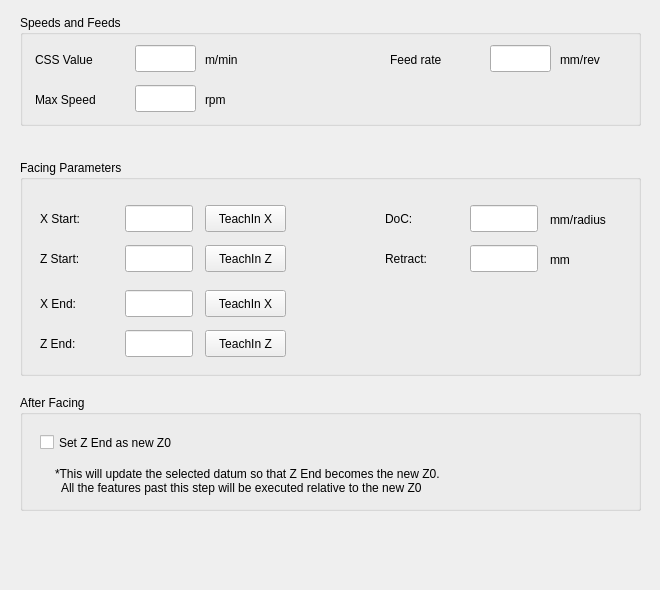
<?xml version="1.0" encoding="UTF-8"?>
<ui version="4.0">
 <class>Form</class>
 <widget class="QWidget" name="Form">
  <property name="geometry">
   <rect>
    <x>0</x>
    <y>0</y>
    <width>660</width>
    <height>590</height>
   </rect>
  </property>
  <property name="windowTitle">
   <string>Form</string>
  </property>
  <widget class="QGroupBox" name="groupBox_10">
   <property name="geometry">
    <rect>
     <x>20</x>
     <y>15</y>
     <width>621</width>
     <height>111</height>
    </rect>
   </property>
   <property name="title">
    <string>Speeds and Feeds</string>
   </property>
   <widget class="QLabel" name="label_12">
    <property name="geometry">
     <rect>
      <x>15</x>
      <y>35</y>
      <width>86</width>
      <height>19</height>
     </rect>
    </property>
    <property name="styleSheet">
     <string notr="true">font: 11pt &quot;Noto Sans&quot;;</string>
    </property>
    <property name="text">
     <string>CSS Value</string>
    </property>
   </widget>
   <widget class="QLineEdit" name="cssValue">
    <property name="geometry">
     <rect>
      <x>115</x>
      <y>30</y>
      <width>61</width>
      <height>27</height>
     </rect>
    </property>
   </widget>
   <widget class="QLabel" name="label_13">
    <property name="geometry">
     <rect>
      <x>185</x>
      <y>35</y>
      <width>56</width>
      <height>19</height>
     </rect>
    </property>
    <property name="styleSheet">
     <string notr="true">font: 11pt &quot;Noto Sans&quot;;</string>
    </property>
    <property name="text">
     <string>m/min</string>
    </property>
   </widget>
   <widget class="QLineEdit" name="maxSpeed">
    <property name="geometry">
     <rect>
      <x>115</x>
      <y>70</y>
      <width>61</width>
      <height>27</height>
     </rect>
    </property>
   </widget>
   <widget class="QLabel" name="label_14">
    <property name="geometry">
     <rect>
      <x>15</x>
      <y>75</y>
      <width>81</width>
      <height>19</height>
     </rect>
    </property>
    <property name="styleSheet">
     <string notr="true">font: 11pt &quot;Noto Sans&quot;;</string>
    </property>
    <property name="text">
     <string>Max Speed</string>
    </property>
   </widget>
   <widget class="QLabel" name="label_15">
    <property name="geometry">
     <rect>
      <x>185</x>
      <y>75</y>
      <width>51</width>
      <height>19</height>
     </rect>
    </property>
    <property name="styleSheet">
     <string notr="true">font: 11pt &quot;Noto Sans&quot;;</string>
    </property>
    <property name="text">
     <string>rpm</string>
    </property>
   </widget>
   <widget class="QLabel" name="label_16">
    <property name="geometry">
     <rect>
      <x>370</x>
      <y>35</y>
      <width>81</width>
      <height>19</height>
     </rect>
    </property>
    <property name="styleSheet">
     <string notr="true">font: 11pt &quot;Noto Sans&quot;;</string>
    </property>
    <property name="text">
     <string>Feed rate</string>
    </property>
   </widget>
   <widget class="QLabel" name="label_17">
    <property name="geometry">
     <rect>
      <x>540</x>
      <y>35</y>
      <width>66</width>
      <height>19</height>
     </rect>
    </property>
    <property name="styleSheet">
     <string notr="true">font: 11pt &quot;Noto Sans&quot;;</string>
    </property>
    <property name="text">
     <string>mm/rev</string>
    </property>
   </widget>
   <widget class="QLineEdit" name="feedRate">
    <property name="geometry">
     <rect>
      <x>470</x>
      <y>30</y>
      <width>61</width>
      <height>27</height>
     </rect>
    </property>
   </widget>
  </widget>
  <widget class="QGroupBox" name="groupBox_11">
   <property name="geometry">
    <rect>
     <x>20</x>
     <y>160</y>
     <width>621</width>
     <height>216</height>
    </rect>
   </property>
   <property name="title">
    <string>Facing Parameters</string>
   </property>
   <widget class="QLabel" name="label_35">
    <property name="geometry">
     <rect>
      <x>20</x>
      <y>45</y>
      <width>76</width>
      <height>27</height>
     </rect>
    </property>
    <property name="styleSheet">
     <string notr="true">font: 11pt &quot;Noto Sans&quot;;</string>
    </property>
    <property name="text">
     <string>X Start:</string>
    </property>
   </widget>
   <widget class="TeachInLineEdit" name="xStart">
    <property name="geometry">
     <rect>
      <x>105</x>
      <y>45</y>
      <width>68</width>
      <height>27</height>
     </rect>
    </property>
    <property name="alignment">
     <set>Qt::AlignRight|Qt::AlignTrailing|Qt::AlignVCenter</set>
    </property>
    <property name="referenceType" stdset="0">
     <number>1</number>
    </property>
    <property name="axisNumber" stdset="0">
     <number>0</number>
    </property>
    <property name="inchFormat" stdset="0">
     <string>%9.4f</string>
    </property>
    <property name="millimeterFormat" stdset="0">
     <string>%10.3f</string>
    </property>
    <property name="degreeFormat" stdset="0">
     <string>%10.2f</string>
    </property>
    <property name="latheMode" stdset="0">
     <number>2</number>
    </property>
   </widget>
   <widget class="QPushButton" name="xStartTeach">
    <property name="geometry">
     <rect>
      <x>185</x>
      <y>45</y>
      <width>81</width>
      <height>27</height>
     </rect>
    </property>
    <property name="text">
     <string>TeachIn X</string>
    </property>
   </widget>
   <widget class="QLabel" name="label_36">
    <property name="geometry">
     <rect>
      <x>20</x>
      <y>85</y>
      <width>76</width>
      <height>27</height>
     </rect>
    </property>
    <property name="styleSheet">
     <string notr="true">font: 11pt &quot;Noto Sans&quot;;</string>
    </property>
    <property name="text">
     <string>Z Start:</string>
    </property>
   </widget>
   <widget class="QPushButton" name="zStartTeach">
    <property name="geometry">
     <rect>
      <x>185</x>
      <y>85</y>
      <width>81</width>
      <height>27</height>
     </rect>
    </property>
    <property name="text">
     <string>TeachIn Z</string>
    </property>
   </widget>
   <widget class="TeachInLineEdit" name="zStart">
    <property name="geometry">
     <rect>
      <x>105</x>
      <y>85</y>
      <width>68</width>
      <height>27</height>
     </rect>
    </property>
    <property name="alignment">
     <set>Qt::AlignRight|Qt::AlignTrailing|Qt::AlignVCenter</set>
    </property>
    <property name="referenceType" stdset="0">
     <number>1</number>
    </property>
    <property name="axisNumber" stdset="0">
     <number>2</number>
    </property>
    <property name="inchFormat" stdset="0">
     <string>%9.4f</string>
    </property>
    <property name="millimeterFormat" stdset="0">
     <string>%10.3f</string>
    </property>
    <property name="degreeFormat" stdset="0">
     <string>%10.2f</string>
    </property>
    <property name="latheMode" stdset="0">
     <number>2</number>
    </property>
   </widget>
   <widget class="TeachInLineEdit" name="xEnd">
    <property name="geometry">
     <rect>
      <x>105</x>
      <y>130</y>
      <width>68</width>
      <height>27</height>
     </rect>
    </property>
    <property name="alignment">
     <set>Qt::AlignRight|Qt::AlignTrailing|Qt::AlignVCenter</set>
    </property>
    <property name="referenceType" stdset="0">
     <number>1</number>
    </property>
    <property name="axisNumber" stdset="0">
     <number>0</number>
    </property>
    <property name="inchFormat" stdset="0">
     <string>%9.4f</string>
    </property>
    <property name="millimeterFormat" stdset="0">
     <string>%10.3f</string>
    </property>
    <property name="degreeFormat" stdset="0">
     <string>%10.2f</string>
    </property>
    <property name="latheMode" stdset="0">
     <number>2</number>
    </property>
   </widget>
   <widget class="QPushButton" name="xEndTeach">
    <property name="geometry">
     <rect>
      <x>185</x>
      <y>130</y>
      <width>81</width>
      <height>27</height>
     </rect>
    </property>
    <property name="text">
     <string>TeachIn X</string>
    </property>
   </widget>
   <widget class="QLabel" name="label_37">
    <property name="geometry">
     <rect>
      <x>20</x>
      <y>130</y>
      <width>76</width>
      <height>27</height>
     </rect>
    </property>
    <property name="styleSheet">
     <string notr="true">font: 11pt &quot;Noto Sans&quot;;</string>
    </property>
    <property name="text">
     <string>X End:</string>
    </property>
   </widget>
   <widget class="QLabel" name="label_38">
    <property name="geometry">
     <rect>
      <x>20</x>
      <y>170</y>
      <width>76</width>
      <height>27</height>
     </rect>
    </property>
    <property name="styleSheet">
     <string notr="true">font: 11pt &quot;Noto Sans&quot;;</string>
    </property>
    <property name="text">
     <string>Z End:</string>
    </property>
   </widget>
   <widget class="QPushButton" name="zEndTeach">
    <property name="geometry">
     <rect>
      <x>185</x>
      <y>170</y>
      <width>81</width>
      <height>27</height>
     </rect>
    </property>
    <property name="text">
     <string>TeachIn Z</string>
    </property>
   </widget>
   <widget class="TeachInLineEdit" name="zEnd">
    <property name="geometry">
     <rect>
      <x>105</x>
      <y>170</y>
      <width>68</width>
      <height>27</height>
     </rect>
    </property>
    <property name="alignment">
     <set>Qt::AlignRight|Qt::AlignTrailing|Qt::AlignVCenter</set>
    </property>
    <property name="referenceType" stdset="0">
     <number>1</number>
    </property>
    <property name="axisNumber" stdset="0">
     <number>2</number>
    </property>
    <property name="inchFormat" stdset="0">
     <string>%9.4f</string>
    </property>
    <property name="millimeterFormat" stdset="0">
     <string>%10.3f</string>
    </property>
    <property name="degreeFormat" stdset="0">
     <string>%10.2f</string>
    </property>
    <property name="latheMode" stdset="0">
     <number>2</number>
    </property>
   </widget>
   <widget class="QLabel" name="label_39">
    <property name="geometry">
     <rect>
      <x>365</x>
      <y>45</y>
      <width>76</width>
      <height>27</height>
     </rect>
    </property>
    <property name="styleSheet">
     <string notr="true">font: 11pt &quot;Noto Sans&quot;;</string>
    </property>
    <property name="text">
     <string>DoC:</string>
    </property>
   </widget>
   <widget class="TeachInLineEdit" name="doc">
    <property name="geometry">
     <rect>
      <x>450</x>
      <y>45</y>
      <width>68</width>
      <height>27</height>
     </rect>
    </property>
    <property name="alignment">
     <set>Qt::AlignRight|Qt::AlignTrailing|Qt::AlignVCenter</set>
    </property>
    <property name="referenceType" stdset="0">
     <number>1</number>
    </property>
    <property name="axisNumber" stdset="0">
     <number>2</number>
    </property>
    <property name="inchFormat" stdset="0">
     <string>%9.4f</string>
    </property>
    <property name="millimeterFormat" stdset="0">
     <string>%10.3f</string>
    </property>
    <property name="degreeFormat" stdset="0">
     <string>%10.2f</string>
    </property>
    <property name="latheMode" stdset="0">
     <number>2</number>
    </property>
   </widget>
   <widget class="TeachInLineEdit" name="retract">
    <property name="geometry">
     <rect>
      <x>450</x>
      <y>85</y>
      <width>68</width>
      <height>27</height>
     </rect>
    </property>
    <property name="alignment">
     <set>Qt::AlignRight|Qt::AlignTrailing|Qt::AlignVCenter</set>
    </property>
    <property name="referenceType" stdset="0">
     <number>1</number>
    </property>
    <property name="axisNumber" stdset="0">
     <number>2</number>
    </property>
    <property name="inchFormat" stdset="0">
     <string>%9.4f</string>
    </property>
    <property name="millimeterFormat" stdset="0">
     <string>%10.3f</string>
    </property>
    <property name="degreeFormat" stdset="0">
     <string>%10.2f</string>
    </property>
    <property name="latheMode" stdset="0">
     <number>2</number>
    </property>
   </widget>
   <widget class="QLabel" name="label_40">
    <property name="geometry">
     <rect>
      <x>365</x>
      <y>85</y>
      <width>76</width>
      <height>27</height>
     </rect>
    </property>
    <property name="styleSheet">
     <string notr="true">font: 11pt &quot;Noto Sans&quot;;</string>
    </property>
    <property name="text">
     <string>Retract:</string>
    </property>
   </widget>
   <widget class="QLabel" name="label_18">
    <property name="geometry">
     <rect>
      <x>530</x>
      <y>50</y>
      <width>86</width>
      <height>19</height>
     </rect>
    </property>
    <property name="styleSheet">
     <string notr="true">font: 11pt &quot;Noto Sans&quot;;</string>
    </property>
    <property name="text">
     <string>mm/radius</string>
    </property>
   </widget>
   <widget class="QLabel" name="label_19">
    <property name="geometry">
     <rect>
      <x>530</x>
      <y>90</y>
      <width>56</width>
      <height>19</height>
     </rect>
    </property>
    <property name="styleSheet">
     <string notr="true">font: 11pt &quot;Noto Sans&quot;;</string>
    </property>
    <property name="text">
     <string>mm</string>
    </property>
   </widget>
  </widget>
  <widget class="QGroupBox" name="groupBox_13">
   <property name="geometry">
    <rect>
     <x>20</x>
     <y>395</y>
     <width>621</width>
     <height>116</height>
    </rect>
   </property>
   <property name="title">
    <string>After Facing</string>
   </property>
   <widget class="QCheckBox" name="zEndAsZero">
    <property name="geometry">
     <rect>
      <x>20</x>
      <y>35</y>
      <width>306</width>
      <height>25</height>
     </rect>
    </property>
    <property name="text">
     <string>Set Z End as new Z0</string>
    </property>
   </widget>
   <widget class="QLabel" name="label">
    <property name="geometry">
     <rect>
      <x>35</x>
      <y>65</y>
      <width>556</width>
      <height>41</height>
     </rect>
    </property>
    <property name="text">
     <string>*This will update the selected datum so that Z End becomes the new Z0. 
  All the features past this step will be executed relative to the new Z0</string>
    </property>
   </widget>
  </widget>
 </widget>
 <customwidgets>
  <customwidget>
   <class>TeachInLineEdit</class>
   <extends>QLineEdit</extends>
   <header>qtpyvcp.widgets.input_widgets.teachin_line_edit</header>
  </customwidget>
 </customwidgets>
 <resources/>
 <connections/>
</ui>
